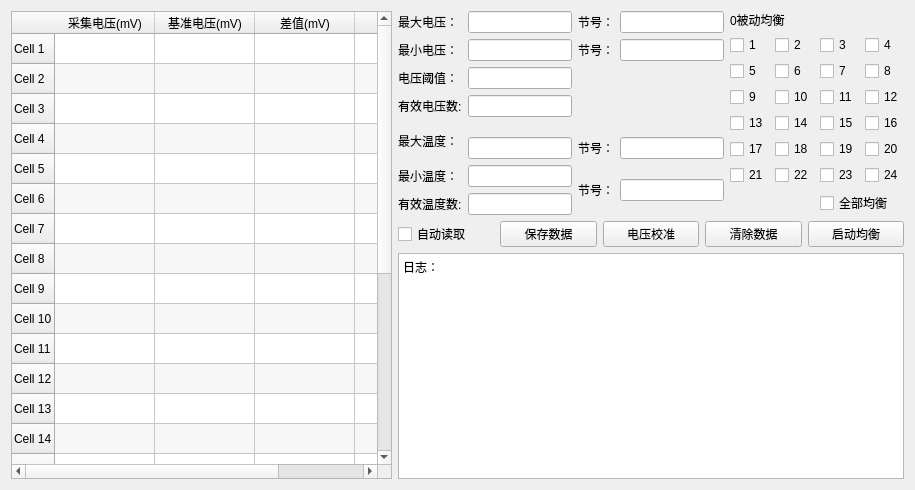
      <widget class="QWidget" name="Cell_Information">
       <property name="geometry">
        <rect>
         <x>0</x>
         <y>0</y>
         <width>915</width>
         <height>490</height>
        </rect>
       </property>
       <attribute name="label">
        <string>采集信息</string>
       </attribute>
       <layout class="QGridLayout" name="gridLayout_9">
        <item row="0" column="0" rowspan="2">
         <widget class="QTableWidget" name="tableWidget_CellInfo">
          <property name="minimumSize">
           <size>
            <width>381</width>
            <height>0</height>
           </size>
          </property>
          <property name="alternatingRowColors">
           <bool>true</bool>
          </property>
          <property name="columnCount">
           <number>4</number>
          </property>
          <attribute name="horizontalHeaderStretchLastSection">
           <bool>true</bool>
          </attribute>
          <attribute name="verticalHeaderStretchLastSection">
           <bool>true</bool>
          </attribute>
          <row>
           <property name="text">
            <string>Cell 1</string>
           </property>
          </row>
          <row>
           <property name="text">
            <string>Cell 2</string>
           </property>
          </row>
          <row>
           <property name="text">
            <string>Cell 3</string>
           </property>
          </row>
          <row>
           <property name="text">
            <string>Cell 4</string>
           </property>
          </row>
          <row>
           <property name="text">
            <string>Cell 5</string>
           </property>
          </row>
          <row>
           <property name="text">
            <string>Cell 6</string>
           </property>
          </row>
          <row>
           <property name="text">
            <string>Cell 7</string>
           </property>
          </row>
          <row>
           <property name="text">
            <string>Cell 8</string>
           </property>
          </row>
          <row>
           <property name="text">
            <string>Cell 9</string>
           </property>
          </row>
          <row>
           <property name="text">
            <string>Cell 10</string>
           </property>
          </row>
          <row>
           <property name="text">
            <string>Cell 11</string>
           </property>
          </row>
          <row>
           <property name="text">
            <string>Cell 12</string>
           </property>
          </row>
          <row>
           <property name="text">
            <string>Cell 13</string>
           </property>
          </row>
          <row>
           <property name="text">
            <string>Cell 14</string>
           </property>
          </row>
          <row>
           <property name="text">
            <string>Cell 15</string>
           </property>
          </row>
          <row>
           <property name="text">
            <string>Cell 16</string>
           </property>
          </row>
          <row>
           <property name="text">
            <string>Cell 17</string>
           </property>
          </row>
          <row>
           <property name="text">
            <string>Cell 18</string>
           </property>
          </row>
          <row>
           <property name="text">
            <string>Cell 19</string>
           </property>
          </row>
          <row>
           <property name="text">
            <string>Cell 20</string>
           </property>
          </row>
          <row>
           <property name="text">
            <string>Cell 21</string>
           </property>
          </row>
          <row>
           <property name="text">
            <string>Cell 22</string>
           </property>
          </row>
          <row>
           <property name="text">
            <string>Cell 23</string>
           </property>
          </row>
          <row>
           <property name="text">
            <string>Cell 24</string>
           </property>
          </row>
          <column>
           <property name="text">
            <string>采集电压(mV)</string>
           </property>
          </column>
          <column>
           <property name="text">
            <string>基准电压(mV)</string>
           </property>
          </column>
          <column>
           <property name="text">
            <string>差值(mV)</string>
           </property>
          </column>
          <column>
           <property name="text">
            <string>温度(℃)</string>
           </property>
          </column>
         </widget>
        </item>
        <item row="0" column="1">
         <layout class="QGridLayout" name="gridLayout_8">
          <item row="0" column="0">
           <layout class="QGridLayout" name="gridLayout_2">
            <item row="0" column="0">
             <widget class="QLabel" name="label">
              <property name="minimumSize">
               <size>
                <width>60</width>
                <height>20</height>
               </size>
              </property>
              <property name="text">
               <string>最大电压：</string>
              </property>
             </widget>
            </item>
            <item row="0" column="1">
             <widget class="QLineEdit" name="lineEdit_MaxVol"/>
            </item>
            <item row="0" column="2">
             <widget class="QLabel" name="label_2">
              <property name="text">
               <string>节号：</string>
              </property>
             </widget>
            </item>
            <item row="0" column="3">
             <widget class="QLineEdit" name="lineEdit_MaxVolNum"/>
            </item>
            <item row="1" column="0">
             <widget class="QLabel" name="label_4">
              <property name="text">
               <string>最小电压：</string>
              </property>
             </widget>
            </item>
            <item row="1" column="1">
             <widget class="QLineEdit" name="lineEdit_MinVol"/>
            </item>
            <item row="1" column="2">
             <widget class="QLabel" name="label_3">
              <property name="text">
               <string>节号：</string>
              </property>
             </widget>
            </item>
            <item row="1" column="3">
             <widget class="QLineEdit" name="lineEdit_MinVolNum"/>
            </item>
            <item row="2" column="0">
             <widget class="QLabel" name="label_5">
              <property name="minimumSize">
               <size>
                <width>60</width>
                <height>20</height>
               </size>
              </property>
              <property name="text">
               <string>电压阈值：</string>
              </property>
             </widget>
            </item>
            <item row="2" column="1">
             <widget class="QLineEdit" name="lineEdit_Threshold"/>
            </item>
            <item row="3" column="0">
             <widget class="QLabel" name="label_6">
              <property name="text">
               <string>有效电压数:</string>
              </property>
             </widget>
            </item>
            <item row="3" column="1">
             <widget class="QLineEdit" name="lineEdit_CellAvaiNum"/>
            </item>
            <item row="4" column="0" rowspan="2" colspan="2">
             <widget class="QLabel" name="label_12">
              <property name="text">
               <string>最大温度：</string>
              </property>
             </widget>
            </item>
            <item row="5" column="1">
             <widget class="QLineEdit" name="lineEdit_MaxTemp"/>
            </item>
            <item row="5" column="2">
             <widget class="QLabel" name="label_8">
              <property name="text">
               <string>节号：</string>
              </property>
             </widget>
            </item>
            <item row="5" column="3">
             <widget class="QLineEdit" name="lineEdit_MaxTempNum"/>
            </item>
            <item row="6" column="0">
             <widget class="QLabel" name="label_10">
              <property name="text">
               <string>最小温度：</string>
              </property>
             </widget>
            </item>
            <item row="6" column="1">
             <widget class="QLineEdit" name="lineEdit_MinTemp"/>
            </item>
            <item row="6" column="2" rowspan="2">
             <widget class="QLabel" name="label_9">
              <property name="text">
               <string>节号：</string>
              </property>
             </widget>
            </item>
            <item row="6" column="3" rowspan="2">
             <widget class="QLineEdit" name="lineEdit_MinTempNum"/>
            </item>
            <item row="7" column="0">
             <widget class="QLabel" name="label_11">
              <property name="text">
               <string>有效温度数:</string>
              </property>
             </widget>
            </item>
            <item row="7" column="1">
             <widget class="QLineEdit" name="lineEdit_TempAvaiNum"/>
            </item>
           </layout>
          </item>
          <item row="0" column="1">
           <layout class="QGridLayout" name="gridLayout_6">
            <item row="0" column="0" colspan="2">
             <widget class="QLabel" name="label_BananceTip">
              <property name="text">
               <string>0被动均衡</string>
              </property>
             </widget>
            </item>
            <item row="1" column="0">
             <widget class="QCheckBox" name="checkBox_Balance_1">
              <property name="text">
               <string>1</string>
              </property>
             </widget>
            </item>
            <item row="1" column="1">
             <widget class="QCheckBox" name="checkBox_Balance_2">
              <property name="text">
               <string>2</string>
              </property>
             </widget>
            </item>
            <item row="1" column="2">
             <widget class="QCheckBox" name="checkBox_Balance_3">
              <property name="text">
               <string>3</string>
              </property>
             </widget>
            </item>
            <item row="1" column="3">
             <widget class="QCheckBox" name="checkBox_Balance_4">
              <property name="text">
               <string>4</string>
              </property>
             </widget>
            </item>
            <item row="2" column="0">
             <widget class="QCheckBox" name="checkBox_Balance_5">
              <property name="text">
               <string>5</string>
              </property>
             </widget>
            </item>
            <item row="2" column="1">
             <widget class="QCheckBox" name="checkBox_Balance_6">
              <property name="text">
               <string>6</string>
              </property>
             </widget>
            </item>
            <item row="2" column="2">
             <widget class="QCheckBox" name="checkBox_Balance_7">
              <property name="text">
               <string>7</string>
              </property>
             </widget>
            </item>
            <item row="2" column="3">
             <widget class="QCheckBox" name="checkBox_Balance_8">
              <property name="text">
               <string>8</string>
              </property>
             </widget>
            </item>
            <item row="3" column="0">
             <widget class="QCheckBox" name="checkBox_Balance_9">
              <property name="text">
               <string>9</string>
              </property>
             </widget>
            </item>
            <item row="3" column="1">
             <widget class="QCheckBox" name="checkBox_Balance_10">
              <property name="text">
               <string>10</string>
              </property>
             </widget>
            </item>
            <item row="3" column="2">
             <widget class="QCheckBox" name="checkBox_Balance_11">
              <property name="text">
               <string>11</string>
              </property>
             </widget>
            </item>
            <item row="3" column="3">
             <widget class="QCheckBox" name="checkBox_Balance_12">
              <property name="text">
               <string>12</string>
              </property>
             </widget>
            </item>
            <item row="4" column="0">
             <widget class="QCheckBox" name="checkBox_Balance_13">
              <property name="text">
               <string>13</string>
              </property>
             </widget>
            </item>
            <item row="4" column="1">
             <widget class="QCheckBox" name="checkBox_Balance_14">
              <property name="text">
               <string>14</string>
              </property>
             </widget>
            </item>
            <item row="4" column="2">
             <widget class="QCheckBox" name="checkBox_Balance_15">
              <property name="text">
               <string>15</string>
              </property>
             </widget>
            </item>
            <item row="4" column="3">
             <widget class="QCheckBox" name="checkBox_Balance_16">
              <property name="text">
               <string>16</string>
              </property>
             </widget>
            </item>
            <item row="5" column="0">
             <widget class="QCheckBox" name="checkBox_Balance_17">
              <property name="text">
               <string>17</string>
              </property>
             </widget>
            </item>
            <item row="5" column="1">
             <widget class="QCheckBox" name="checkBox_Balance_18">
              <property name="text">
               <string>18</string>
              </property>
             </widget>
            </item>
            <item row="5" column="2">
             <widget class="QCheckBox" name="checkBox_Balance_19">
              <property name="text">
               <string>19</string>
              </property>
             </widget>
            </item>
            <item row="5" column="3">
             <widget class="QCheckBox" name="checkBox_Balance_20">
              <property name="text">
               <string>20</string>
              </property>
             </widget>
            </item>
            <item row="6" column="0">
             <widget class="QCheckBox" name="checkBox_Balance_21">
              <property name="text">
               <string>21</string>
              </property>
             </widget>
            </item>
            <item row="6" column="1">
             <widget class="QCheckBox" name="checkBox_Balance_22">
              <property name="text">
               <string>22</string>
              </property>
             </widget>
            </item>
            <item row="6" column="2">
             <widget class="QCheckBox" name="checkBox_Balance_23">
              <property name="text">
               <string>23</string>
              </property>
             </widget>
            </item>
            <item row="6" column="3">
             <widget class="QCheckBox" name="checkBox_Balance_24">
              <property name="text">
               <string>24</string>
              </property>
             </widget>
            </item>
            <item row="7" column="2" colspan="2">
             <widget class="QCheckBox" name="checkBox_BananceAll">
              <property name="text">
               <string>全部均衡</string>
              </property>
             </widget>
            </item>
           </layout>
          </item>
          <item row="1" column="0" colspan="2">
           <layout class="QGridLayout" name="gridLayout_7">
            <item row="0" column="0">
             <widget class="QCheckBox" name="checkBox_AutoRead">
              <property name="text">
               <string>自动读取</string>
              </property>
             </widget>
            </item>
            <item row="0" column="1">
             <widget class="QPushButton" name="pushButton_SaverInfo">
              <property name="text">
               <string>保存数据</string>
              </property>
             </widget>
            </item>
            <item row="0" column="2">
             <widget class="QPushButton" name="pushButton_StandVol">
              <property name="text">
               <string>电压校准</string>
              </property>
             </widget>
            </item>
            <item row="0" column="3">
             <widget class="QPushButton" name="pushButton_ClearInfo">
              <property name="text">
               <string>清除数据</string>
              </property>
             </widget>
            </item>
            <item row="0" column="4">
             <widget class="QPushButton" name="pushButton_Balance">
              <property name="text">
               <string>启动均衡</string>
              </property>
             </widget>
            </item>
           </layout>
          </item>
         </layout>
        </item>
        <item row="1" column="1">
         <widget class="QTextBrowser" name="textBrowser_Info">
          <property name="html">
           <string>&lt;!DOCTYPE HTML PUBLIC &quot;-//W3C//DTD HTML 4.0//EN&quot; &quot;http://www.w3.org/TR/REC-html40/strict.dtd&quot;&gt;
&lt;html&gt;&lt;head&gt;&lt;meta name=&quot;qrichtext&quot; content=&quot;1&quot; /&gt;&lt;style type=&quot;text/css&quot;&gt;
p, li { white-space: pre-wrap; }
&lt;/style&gt;&lt;/head&gt;&lt;body style=&quot; font-family:'SimSun'; font-size:9pt; font-weight:400; font-style:normal;&quot;&gt;
&lt;p style=&quot; margin-top:0px; margin-bottom:0px; margin-left:0px; margin-right:0px; -qt-block-indent:0; text-indent:0px;&quot;&gt;日志：&lt;/p&gt;&lt;/body&gt;&lt;/html&gt;</string>
          </property>
         </widget>
        </item>
       </layout>
      </widget>
